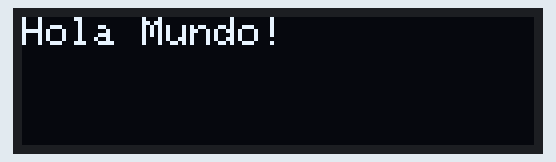
This sketch was run on a simulated Arduino Uno, built with avr-gcc and run on an emulated ATmega328P. Shown: 128×32 one-colour display.

Above: at 0.1 s.

The sketch:

pantallaOled.ino
```cpp
#include <Wire.h>
#include <Adafruit_GFX.h>
#include <Adafruit_SSD1306.h>

// Definir el tamaño de la pantalla OLED
#define SCREEN_WIDTH 128
#define SCREEN_HEIGHT 32

// Crear una instancia de la pantalla
Adafruit_SSD1306 display(SCREEN_WIDTH, SCREEN_HEIGHT, &Wire, -1);

void setup() {
  // Iniciar la comunicación serie para depuración
  Serial.begin(115200);

  // Iniciar la pantalla OLED
  if(!display.begin(SSD1306_SWITCHCAPVCC, 0x3C)) {
    Serial.println(F("SSD1306 allocation failed"));
    for(;;);
  }

  // Limpiar el buffer
  display.clearDisplay();

  // Configurar el texto
  display.setTextSize(1);
  display.setTextColor(SSD1306_WHITE);
  display.setCursor(0,0);

  // Mostrar texto
  display.println(F("Hola Mundo!"));
  display.display();
}

void loop() {
  // No se necesita hacer nada en el loop para este ejemplo
}
```
